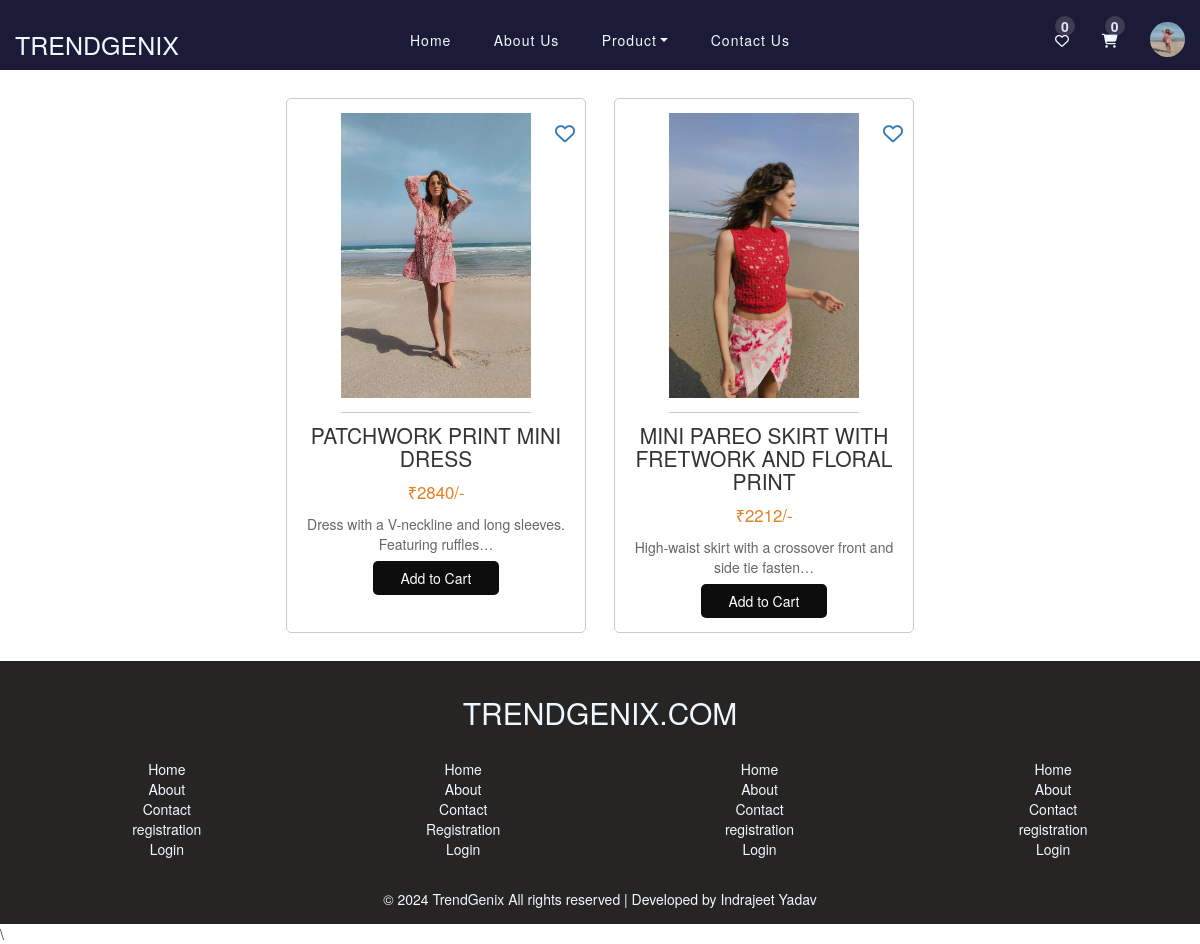
Page /women/ (signed in) on the committed database.
### app/models.py (models this page shows, shortened)
class RegistrationModel(models.Model):
    Profile=models.ImageField(null=True, upload_to=True)
    About=models.TextField( null=True)
    Address=models.TextField( null=True)
    Username=models.CharField(max_length=20, null=True)
    Name=models.CharField(max_length=20)
    Email=models.EmailField(unique=True)
    Number=models.IntegerField()
    Password=models.CharField(max_length=20)
    Birthday=models.DateField(null=True)

class Productmodel(models.Model):
    Prod_Name=models.CharField(max_length=254, null=True, choices=Product_for)
    Product_Type=models.CharField(max_length=254, null=True)
    Prod_Image1=models.ImageField(null=True)
    Prod_Image2=models.ImageField(null=True)
    Prod_Image3=models.ImageField(null=True)
    Prod_Image4=models.ImageField(null=True)
    Prod_Price =models.IntegerField(null=True)
    Prod_MRP=models.IntegerField(null=True)
    Discount=models.IntegerField(null=True)
    Prod_Offer=models.CharField(max_length=254, null=True)
    Prod_Detail=models.TextField(null=True)
    Prod_color=models.CharField(max_length=254, null=True)
    Serial_no=models.IntegerField(null=True)

### app/views.py (the view)
# urls.py: path('women/',women, name='women'),
def women(request):
    data=Productmodel.objects.filter(Prod_Name="Women")
    print(data.values())
    try:
        User_id=request.session.get('User_id')
        user_info=get_object_or_404(RegistrationModel, id=User_id)
        addcart = request.session.get('addtocart')
        try:
            cart_no=len(addcart)
        except:
            cart_no=0
        Context={
        'prop':data,
        'media_url': settings.MEDIA_URL,
        'user_name':user_info,
        'addcartno': cart_no,
    }
        return render(request, 'women.html', Context)
    except:
        Context={
        'prop':data,
        'media_url': settings.MEDIA_URL
    }
        return render(request, 'women.html',Context)

### app/templates/women.html (shortened to what this page needs)
{% extends 'base.html' %}
{% block content%}
<main>
    <section class="products">
        {% for i in prop %}
        <article class="product" id="product_container">
            <img src="{{media_url}}{{i.Prod_Image1}}" alt="Product 1" id="Product_image">
            <h2>{{i.Product_Type | default:'Product Name'}} </h2>
            <p class="price">₹{{i.Prod_Price | default:'40'}}/-</p>
            <p class="description">{{i.Prod_Detail | truncatechars:60}}</p>
            <a href="#" id="likebtn{{i.id}}" class="heart_likeproduct" onclick="likedproduct(i.id)"><i
                    class="fa-regular fa-heart"></i></a>
            <button id="prod_model_btn">
                <form action="{% url 'addtocart' pk=i.id %}" method="post">
                    <input type="submit" value="Add to Cart">
                </form>
            </button>
        </article>
        {% endfor %}
    </section>
</main>
{% endblock %}

### app/templates/base.html (shortened to what this page needs)
{% load static %}
<!DOCTYPE html>
<html lang="en">
<head>
    <link rel="stylesheet" href="{% static '/css/style.css' %}">
    <link rel="stylesheet" href="{% static '/css/registration.css' %}">
    <link href="https://cdn.jsdelivr.net/npm/bootstrap@5.3.3/dist/css/bootstrap.min.css" rel="stylesheet"
>
    <link rel="stylesheet" href="https://cdnjs.cloudflare.com/ajax/libs/font-awesome/6.5.2/css/all.min.css"
 />
    <link rel="stylesheet" href="https://maxcdn.bootstrapcdn.com/bootstrap/3.4.1/css/bootstrap.min.css">
    <link rel="stylesheet" href="https://cdnjs.cloudflare.com/ajax/libs/font-awesome/6.5.2/css/all.min.css"
 />
    <link rel="stylesheet"
        href="https://cdnjs.cloudflare.com/ajax/libs/MaterialDesign-Webfont/5.3.45/css/materialdesignicons.css"
 />
    <link href='https://unpkg.com/boxicons@2.1.4/css/boxicons.min.css' rel='stylesheet'>
    <link rel="stylesheet" href="https://cdnjs.cloudflare.com/ajax/libs/meyer-reset/2.0/reset.min.css">
    <link rel='stylesheet' href='//maxcdn.bootstrapcdn.com/bootstrap/3.3.5/css/bootstrap.min.css'>
</head>
<body>
    {% if user_name %}
    <div id="Navbar" class="navbar-inverse">
        <div id="responsive_icon_com_title">
            <div id="title"><a href="{% url 'index'%}">TRENDGENIX</a></div>
        </div>
        <ul id="navbar1">
            <li><a href="{% url 'index'%}">Home</a></li>
            <li><a href="{% url 'about'%}">About Us</a></li>
            <li class="nav-item dropdown">
                <a class="nav-link dropdown-toggle" href="{% url 'product'%}" role="button"
                    data-bs-toggle="dropdown">Product</a>
            </li>
            <li><a href="{% url 'contact'%}">Contact Us</a></li>
        </ul>
        <ul id="userdashnavbar2">
            <li id="liked_icon_container">
                <div id="add_liked_value">{{addcartno | default:'0'}}</div>
                <a href="{% url 'login'%}"><i class="fa-regular fa-heart"></i></a>
            </li>
            <li id="addcart_icon_container">
                <div id="add_cart_value">{{addcartno | default:'0'}}</div>
                <a href="{% url 'cartpage'%}">
                    <i class="fa-solid fa-cart-shopping"></i>
                </a>
            </li>
            <li id="login_user" onclick="pro_info(1)">
                {% if user_name.Profile %}
                <img src="{{media_url}}{{user_name.Profile}}" alt="" id="usericon_img" />
                {% else %}
                <img id="usericon"
                    src="https://static.vecteezy.com/system/resources/thumbnails/004/607/791/small_2x/man-face-emotive-icon-smiling-male-character-in-blue-shirt-flat-illustration-isolated-on-white-happy-human-psychological-portrait-positive-emotions-user-avatar-for-app-web-design-vector.jpg"
                    alt="" />
                {% endif %}
            </li>
        </ul>
    </div>
    {% endif %}
    {% block content%}
    {% endblock %}
    <Footer id="Footer">
        <h2>TRENDGENIX.COM</h2>
        <div id="links_box">
            <ul id="footlink1" style="list-style: none;">
                <li><a href="{% url 'index'%}">Home</a></li>
                <li><a href="{% url 'about'%}">About</a></li>
                <li><a href="{% url 'contact'%}">Contact</a></li>
                <li><a href="{% url 'register'%}">registration</a></li>
                <li><a href="{% url 'login'%}">Login</a></li>
            </ul>
            <ul id="footlink2" style="list-style: none;">
                <li><a href="{% url 'index'%}">Home</a></li>
                <li><a href="{% url 'about'%}">About</a></li>
                <li><a href="{% url 'contact'%}">Contact</a></li>
                <li><a href="{% url 'register'%}">Registration</a></li>
                <li><a href="{% url 'login'%}">Login</a></li>
            </ul>
            <ul id="footlink3" style="list-style: none;">
                <li><a href="{% url 'index'%}">Home</a></li>
                <li><a href="{% url 'about'%}">About</a></li>
                <li><a href="{% url 'contact'%}">Contact</a></li>
                <li><a href="{% url 'register'%}">registration</a></li>
                <li><a href="{% url 'login'%}">Login</a></li>
            </ul>
            <ul id="footlink4" style="list-style: none;">
                <li><a href="{% url 'index'%}">Home</a></li>
                <li><a href="{% url 'about'%}">About</a></li>
                <li><a href="{% url 'contact'%}">Contact</a></li>
                <li><a href="{% url 'register'%}">registration</a></li>
                <li><a href="{% url 'login'%}">Login</a></li>
            </ul>
        </div>
        <div>
            &copy; 2024 TrendGenix All rights reserved | Developed by Indrajeet Yadav
        </div>
    </Footer>
    \
</body>
</html>

### app/static/css/style.css (style rules this page uses)
* { margin: 0px; padding: 0px; box-sizing: border-box; }
#Navbar { list-style: none; width: 100%; height: 70px; display: flex; justify-content: space-between; align-items: center; padding: 1px 15px; padding-top: 20px; background-color: rgb(27, 27, 56); z-index: 110; position: sticky; top: -10px }
#navbar1 { width: 400px; list-style: none; display: flex; justify-content: space-between; align-items: center; }
#userdashnavbar2 { width: 150px; list-style: none; display: flex; justify-content: space-between; align-items: center; }
#title a { color: aliceblue; font-size: 25px; text-decoration: none; }
#login_user { color: aliceblue; cursor: pointer; }
#Navbar li a { text-decoration: none; color: aliceblue; letter-spacing: 1px; }
#responsive_icon_com_title { width: 130px; height: 38px; display: flex; justify-content: space-between; align-items: center; }
#usericon_img { width:35px; height: 35px; border-radius: 50%; }
#addcart_icon_container, #liked_icon_container { position: relative; }
#add_cart_value { width: 20px; height: 20px; border-radius: 50px; text-align: center; background-color: rgba(198, 193, 193, 0.2); color: rgb(229, 229, 251); font-weight: 700; position: absolute; top: -14px; left: 3px; }
#add_liked_value { width: 20px; height: 20px; border-radius: 50px; text-align: center; background-color: rgba(198, 193, 193, 0.2); color: rgb(229, 229, 251); font-weight: 700; position: absolute; top: -14px; }
#Footer { text-align: center; color: aliceblue; padding: 15px 10px; background-color: rgb(39, 36, 36); }
#links_box { display: flex; justify-content: space-around; align-items: center; width: 100%; height: 150px; }
#footlink1 li a, #footlink2 li a, #footlink3 li a, #footlink4 li a { color: aliceblue; text-decoration: none; margin-bottom: 15px; }
#prod_model_btn form input { border: none; outline: none; background-color: #0d0d0d; }
#prod_model_btn { background-color: #0d0d0d; }

### app/static/css/registration.css (style rules this page uses)
main { padding: 2em; }
.products { display: flex; flex-wrap: wrap; gap: 2em; justify-content: center; }
.product { border: 1px solid #ccc; border-radius: 5px; padding: 1em; text-align: center; width: 300px; }
.product img { max-width: 100%; height: auto; border-bottom: 1px solid #ccc; padding-bottom: 1em; }
.product h2 { font-size: 1.5em; margin: 0.5em 0; }
.product .price { color: #e67e22; font-size: 1.2em; }
.product .description { font-size: 1em; color: #666; margin: 0.5em 0; }
.product button { background-color: #333; color: #fff; border: none; padding: 0.5em 2em; cursor: pointer; border-radius: 5px; }
#Product_image { height: 300px; object-fit: fill; }
.heart_likeproduct { font-size: 20px; position: absolute; top:20px; right:10px; }
#product_container { position: relative; }
body { margin-top:20px; background-color: #f1f3f7; }
a { text-decoration: none!important; }
body { margin-top:20px; background-color:#f2f6fc; color:#69707a; }
a { color: #2196F3; }

### rows in the picture
RegistrationModel: Profile (picture)
Productmodel: Prod_Image1 (picture), Product_Type "PATCHWORK PRINT MINI DRESS", Prod_Price "2840", Prod_Detail "Dress with a V-neckline and long sleeves. Featuring ruffles…"
Productmodel: Prod_Image1 (picture), Product_Type "MINI PAREO SKIRT WITH FRETWORK AND FLORAL PRINT", Prod_Price "2212", Prod_Detail "High-waist skirt with a crossover front and side tie fasten…"

### other values in the picture
{{ addcartno | default:'0' }} "0"
